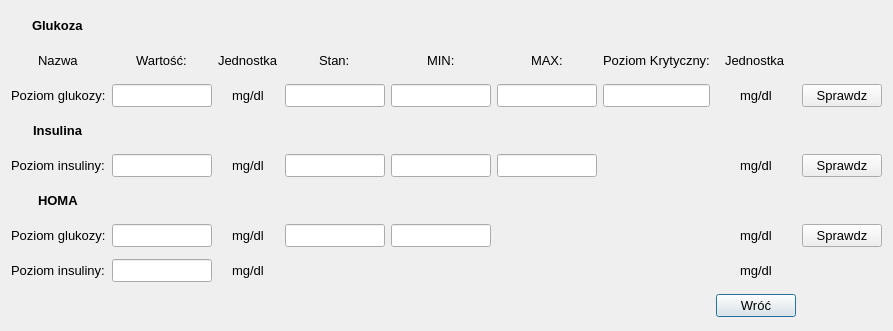
<?xml version="1.0" encoding="UTF-8"?>
<ui version="4.0">
 <class>cukrzyca</class>
 <widget class="QDialog" name="cukrzyca">
  <property name="geometry">
   <rect>
    <x>0</x>
    <y>0</y>
    <width>869</width>
    <height>331</height>
   </rect>
  </property>
  <property name="windowTitle">
   <string>Cukrzyca</string>
  </property>
  <layout class="QGridLayout" name="gridLayout_2">
   <item row="0" column="0">
    <layout class="QGridLayout" name="gridLayout">
     <item row="5" column="0" alignment="Qt::AlignHCenter|Qt::AlignVCenter">
      <widget class="QLabel" name="label_16">
       <property name="font">
        <font>
         <pointsize>10</pointsize>
         <weight>75</weight>
         <bold>true</bold>
        </font>
       </property>
       <property name="text">
        <string>HOMA</string>
       </property>
      </widget>
     </item>
     <item row="1" column="4" alignment="Qt::AlignHCenter|Qt::AlignVCenter">
      <widget class="QLabel" name="label_8">
       <property name="font">
        <font>
         <pointsize>10</pointsize>
        </font>
       </property>
       <property name="text">
        <string>MIN:</string>
       </property>
      </widget>
     </item>
     <item row="6" column="0" alignment="Qt::AlignHCenter|Qt::AlignVCenter">
      <widget class="QLabel" name="label_17">
       <property name="font">
        <font>
         <pointsize>10</pointsize>
        </font>
       </property>
       <property name="text">
        <string>Poziom glukozy:</string>
       </property>
      </widget>
     </item>
     <item row="2" column="0" alignment="Qt::AlignHCenter|Qt::AlignVCenter">
      <widget class="QLabel" name="label_2">
       <property name="font">
        <font>
         <pointsize>10</pointsize>
        </font>
       </property>
       <property name="text">
        <string>Poziom glukozy:</string>
       </property>
      </widget>
     </item>
     <item row="4" column="5" alignment="Qt::AlignHCenter|Qt::AlignVCenter">
      <widget class="QLineEdit" name="lineEdit_insulinamax">
       <property name="minimumSize">
        <size>
         <width>100</width>
         <height>0</height>
        </size>
       </property>
       <property name="maximumSize">
        <size>
         <width>500</width>
         <height>16777215</height>
        </size>
       </property>
       <property name="font">
        <font>
         <pointsize>10</pointsize>
        </font>
       </property>
       <property name="readOnly">
        <bool>true</bool>
       </property>
      </widget>
     </item>
     <item row="4" column="0" alignment="Qt::AlignHCenter|Qt::AlignVCenter">
      <widget class="QLabel" name="label_13">
       <property name="font">
        <font>
         <pointsize>10</pointsize>
        </font>
       </property>
       <property name="text">
        <string>Poziom insuliny:</string>
       </property>
      </widget>
     </item>
     <item row="2" column="7" alignment="Qt::AlignHCenter|Qt::AlignVCenter">
      <widget class="QLabel" name="label_11">
       <property name="font">
        <font>
         <pointsize>10</pointsize>
        </font>
       </property>
       <property name="text">
        <string>mg/dl</string>
       </property>
      </widget>
     </item>
     <item row="1" column="5" alignment="Qt::AlignHCenter|Qt::AlignVCenter">
      <widget class="QLabel" name="label_9">
       <property name="font">
        <font>
         <pointsize>10</pointsize>
        </font>
       </property>
       <property name="text">
        <string>MAX:</string>
       </property>
      </widget>
     </item>
     <item row="7" column="0" alignment="Qt::AlignHCenter|Qt::AlignVCenter">
      <widget class="QLabel" name="label_18">
       <property name="font">
        <font>
         <pointsize>10</pointsize>
        </font>
       </property>
       <property name="text">
        <string>Poziom insuliny:</string>
       </property>
      </widget>
     </item>
     <item row="2" column="4" alignment="Qt::AlignHCenter|Qt::AlignVCenter">
      <widget class="QLineEdit" name="lineEdit_glukozamin">
       <property name="minimumSize">
        <size>
         <width>100</width>
         <height>0</height>
        </size>
       </property>
       <property name="maximumSize">
        <size>
         <width>500</width>
         <height>16777215</height>
        </size>
       </property>
       <property name="font">
        <font>
         <pointsize>10</pointsize>
        </font>
       </property>
       <property name="readOnly">
        <bool>true</bool>
       </property>
      </widget>
     </item>
     <item row="8" column="7" alignment="Qt::AlignHCenter|Qt::AlignVCenter">
      <widget class="QPushButton" name="pushButton_wroc">
       <property name="font">
        <font>
         <pointsize>10</pointsize>
        </font>
       </property>
       <property name="text">
        <string>Wróć</string>
       </property>
      </widget>
     </item>
     <item row="1" column="7" alignment="Qt::AlignHCenter|Qt::AlignVCenter">
      <widget class="QLabel" name="label_10">
       <property name="font">
        <font>
         <pointsize>10</pointsize>
        </font>
       </property>
       <property name="text">
        <string>Jednostka</string>
       </property>
      </widget>
     </item>
     <item row="2" column="5" alignment="Qt::AlignHCenter|Qt::AlignVCenter">
      <widget class="QLineEdit" name="lineEdit_glukozamax">
       <property name="minimumSize">
        <size>
         <width>100</width>
         <height>0</height>
        </size>
       </property>
       <property name="maximumSize">
        <size>
         <width>500</width>
         <height>16777215</height>
        </size>
       </property>
       <property name="font">
        <font>
         <pointsize>10</pointsize>
        </font>
       </property>
       <property name="readOnly">
        <bool>true</bool>
       </property>
      </widget>
     </item>
     <item row="2" column="3" alignment="Qt::AlignHCenter|Qt::AlignVCenter">
      <widget class="QLineEdit" name="lineEdit_glukoza_2">
       <property name="minimumSize">
        <size>
         <width>100</width>
         <height>0</height>
        </size>
       </property>
       <property name="maximumSize">
        <size>
         <width>500</width>
         <height>16777215</height>
        </size>
       </property>
       <property name="font">
        <font>
         <pointsize>10</pointsize>
        </font>
       </property>
       <property name="readOnly">
        <bool>true</bool>
       </property>
      </widget>
     </item>
     <item row="7" column="2" alignment="Qt::AlignHCenter|Qt::AlignVCenter">
      <widget class="QLabel" name="label_20">
       <property name="font">
        <font>
         <pointsize>10</pointsize>
        </font>
       </property>
       <property name="text">
        <string>mg/dl</string>
       </property>
      </widget>
     </item>
     <item row="7" column="7" alignment="Qt::AlignHCenter|Qt::AlignVCenter">
      <widget class="QLabel" name="label_22">
       <property name="font">
        <font>
         <pointsize>10</pointsize>
        </font>
       </property>
       <property name="text">
        <string>mg/dl</string>
       </property>
      </widget>
     </item>
     <item row="6" column="3" alignment="Qt::AlignHCenter|Qt::AlignVCenter">
      <widget class="QLineEdit" name="lineEdit_homa">
       <property name="minimumSize">
        <size>
         <width>100</width>
         <height>0</height>
        </size>
       </property>
       <property name="maximumSize">
        <size>
         <width>500</width>
         <height>16777215</height>
        </size>
       </property>
       <property name="font">
        <font>
         <pointsize>10</pointsize>
        </font>
       </property>
       <property name="readOnly">
        <bool>true</bool>
       </property>
      </widget>
     </item>
     <item row="1" column="3" alignment="Qt::AlignHCenter|Qt::AlignVCenter">
      <widget class="QLabel" name="label_4">
       <property name="font">
        <font>
         <pointsize>10</pointsize>
        </font>
       </property>
       <property name="text">
        <string>Stan:</string>
       </property>
      </widget>
     </item>
     <item row="4" column="7" alignment="Qt::AlignHCenter|Qt::AlignVCenter">
      <widget class="QLabel" name="label_15">
       <property name="font">
        <font>
         <pointsize>10</pointsize>
        </font>
       </property>
       <property name="text">
        <string>mg/dl</string>
       </property>
      </widget>
     </item>
     <item row="6" column="4" alignment="Qt::AlignHCenter|Qt::AlignVCenter">
      <widget class="QLineEdit" name="lineEdit_homa_2">
       <property name="minimumSize">
        <size>
         <width>100</width>
         <height>0</height>
        </size>
       </property>
       <property name="maximumSize">
        <size>
         <width>500</width>
         <height>16777215</height>
        </size>
       </property>
       <property name="font">
        <font>
         <pointsize>10</pointsize>
        </font>
       </property>
       <property name="readOnly">
        <bool>true</bool>
       </property>
      </widget>
     </item>
     <item row="2" column="1" alignment="Qt::AlignHCenter|Qt::AlignVCenter">
      <widget class="QLineEdit" name="lineEdit_glukoza">
       <property name="minimumSize">
        <size>
         <width>100</width>
         <height>0</height>
        </size>
       </property>
       <property name="maximumSize">
        <size>
         <width>500</width>
         <height>16777215</height>
        </size>
       </property>
       <property name="font">
        <font>
         <pointsize>10</pointsize>
        </font>
       </property>
      </widget>
     </item>
     <item row="6" column="2" alignment="Qt::AlignHCenter|Qt::AlignVCenter">
      <widget class="QLabel" name="label_19">
       <property name="font">
        <font>
         <pointsize>10</pointsize>
        </font>
       </property>
       <property name="text">
        <string>mg/dl</string>
       </property>
      </widget>
     </item>
     <item row="3" column="0" alignment="Qt::AlignHCenter|Qt::AlignVCenter">
      <widget class="QLabel" name="label_12">
       <property name="font">
        <font>
         <pointsize>10</pointsize>
         <weight>75</weight>
         <bold>true</bold>
        </font>
       </property>
       <property name="text">
        <string>Insulina</string>
       </property>
      </widget>
     </item>
     <item row="6" column="1" alignment="Qt::AlignHCenter|Qt::AlignVCenter">
      <widget class="QLineEdit" name="lineEdit_homa_glukoza">
       <property name="minimumSize">
        <size>
         <width>100</width>
         <height>0</height>
        </size>
       </property>
       <property name="maximumSize">
        <size>
         <width>500</width>
         <height>16777215</height>
        </size>
       </property>
       <property name="font">
        <font>
         <pointsize>10</pointsize>
        </font>
       </property>
      </widget>
     </item>
     <item row="4" column="2" alignment="Qt::AlignHCenter|Qt::AlignVCenter">
      <widget class="QLabel" name="label_14">
       <property name="font">
        <font>
         <pointsize>10</pointsize>
        </font>
       </property>
       <property name="text">
        <string>mg/dl</string>
       </property>
      </widget>
     </item>
     <item row="4" column="4" alignment="Qt::AlignHCenter|Qt::AlignVCenter">
      <widget class="QLineEdit" name="lineEdit_insulinamin">
       <property name="minimumSize">
        <size>
         <width>100</width>
         <height>0</height>
        </size>
       </property>
       <property name="maximumSize">
        <size>
         <width>500</width>
         <height>16777215</height>
        </size>
       </property>
       <property name="font">
        <font>
         <pointsize>10</pointsize>
        </font>
       </property>
       <property name="readOnly">
        <bool>true</bool>
       </property>
      </widget>
     </item>
     <item row="1" column="2" alignment="Qt::AlignHCenter|Qt::AlignVCenter">
      <widget class="QLabel" name="label_5">
       <property name="font">
        <font>
         <pointsize>10</pointsize>
        </font>
       </property>
       <property name="text">
        <string>Jednostka</string>
       </property>
      </widget>
     </item>
     <item row="6" column="7" alignment="Qt::AlignHCenter|Qt::AlignVCenter">
      <widget class="QLabel" name="label_21">
       <property name="font">
        <font>
         <pointsize>10</pointsize>
        </font>
       </property>
       <property name="text">
        <string>mg/dl</string>
       </property>
      </widget>
     </item>
     <item row="1" column="1" alignment="Qt::AlignHCenter|Qt::AlignVCenter">
      <widget class="QLabel" name="label_6">
       <property name="font">
        <font>
         <pointsize>10</pointsize>
        </font>
       </property>
       <property name="text">
        <string>Wartość:</string>
       </property>
      </widget>
     </item>
     <item row="0" column="0" alignment="Qt::AlignHCenter|Qt::AlignVCenter">
      <widget class="QLabel" name="label">
       <property name="font">
        <font>
         <pointsize>10</pointsize>
         <weight>75</weight>
         <bold>true</bold>
        </font>
       </property>
       <property name="text">
        <string>Glukoza</string>
       </property>
      </widget>
     </item>
     <item row="2" column="2" alignment="Qt::AlignHCenter|Qt::AlignVCenter">
      <widget class="QLabel" name="label_3">
       <property name="font">
        <font>
         <pointsize>10</pointsize>
        </font>
       </property>
       <property name="text">
        <string>mg/dl</string>
       </property>
      </widget>
     </item>
     <item row="4" column="3" alignment="Qt::AlignHCenter|Qt::AlignVCenter">
      <widget class="QLineEdit" name="lineEdit_insulina_2">
       <property name="minimumSize">
        <size>
         <width>100</width>
         <height>0</height>
        </size>
       </property>
       <property name="maximumSize">
        <size>
         <width>500</width>
         <height>16777215</height>
        </size>
       </property>
       <property name="font">
        <font>
         <pointsize>10</pointsize>
        </font>
       </property>
       <property name="readOnly">
        <bool>true</bool>
       </property>
      </widget>
     </item>
     <item row="7" column="1" alignment="Qt::AlignHCenter|Qt::AlignVCenter">
      <widget class="QLineEdit" name="lineEdit_homa_insulina">
       <property name="minimumSize">
        <size>
         <width>100</width>
         <height>0</height>
        </size>
       </property>
       <property name="maximumSize">
        <size>
         <width>500</width>
         <height>16777215</height>
        </size>
       </property>
       <property name="font">
        <font>
         <pointsize>10</pointsize>
        </font>
       </property>
      </widget>
     </item>
     <item row="4" column="1" alignment="Qt::AlignHCenter|Qt::AlignVCenter">
      <widget class="QLineEdit" name="lineEdit_insulina">
       <property name="minimumSize">
        <size>
         <width>100</width>
         <height>0</height>
        </size>
       </property>
       <property name="maximumSize">
        <size>
         <width>500</width>
         <height>16777215</height>
        </size>
       </property>
       <property name="font">
        <font>
         <pointsize>10</pointsize>
        </font>
       </property>
      </widget>
     </item>
     <item row="1" column="0" alignment="Qt::AlignHCenter|Qt::AlignVCenter">
      <widget class="QLabel" name="label_7">
       <property name="font">
        <font>
         <pointsize>10</pointsize>
        </font>
       </property>
       <property name="text">
        <string>Nazwa</string>
       </property>
      </widget>
     </item>
     <item row="1" column="6" alignment="Qt::AlignHCenter|Qt::AlignVCenter">
      <widget class="QLabel" name="label_23">
       <property name="font">
        <font>
         <pointsize>10</pointsize>
        </font>
       </property>
       <property name="text">
        <string>Poziom Krytyczny:</string>
       </property>
      </widget>
     </item>
     <item row="2" column="6" alignment="Qt::AlignHCenter|Qt::AlignVCenter">
      <widget class="QLineEdit" name="lineEdit_glukozakryt">
       <property name="minimumSize">
        <size>
         <width>100</width>
         <height>0</height>
        </size>
       </property>
       <property name="maximumSize">
        <size>
         <width>500</width>
         <height>16777215</height>
        </size>
       </property>
       <property name="font">
        <font>
         <pointsize>10</pointsize>
        </font>
       </property>
       <property name="readOnly">
        <bool>true</bool>
       </property>
      </widget>
     </item>
     <item row="2" column="8" alignment="Qt::AlignHCenter|Qt::AlignVCenter">
      <widget class="QPushButton" name="pushButton_sprawdz">
       <property name="font">
        <font>
         <pointsize>10</pointsize>
        </font>
       </property>
       <property name="text">
        <string>Sprawdz</string>
       </property>
      </widget>
     </item>
     <item row="4" column="8" alignment="Qt::AlignHCenter|Qt::AlignVCenter">
      <widget class="QPushButton" name="pushButton_sprawdz_2">
       <property name="font">
        <font>
         <pointsize>10</pointsize>
        </font>
       </property>
       <property name="text">
        <string>Sprawdz</string>
       </property>
      </widget>
     </item>
     <item row="6" column="8" alignment="Qt::AlignHCenter|Qt::AlignVCenter">
      <widget class="QPushButton" name="pushButton_sprawdz_3">
       <property name="font">
        <font>
         <pointsize>10</pointsize>
        </font>
       </property>
       <property name="text">
        <string>Sprawdz</string>
       </property>
      </widget>
     </item>
    </layout>
   </item>
  </layout>
 </widget>
 <resources/>
 <connections/>
</ui>
